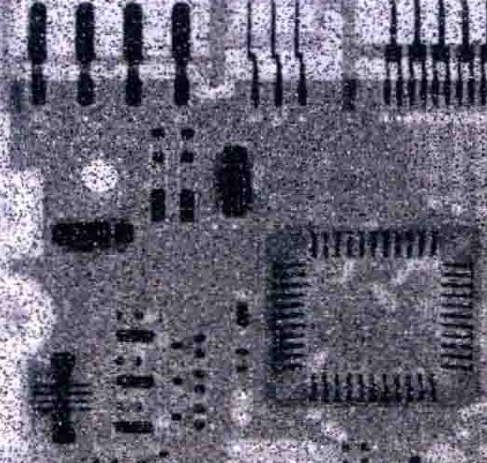
#> input picture picture/test11.png, 487 x 463 px, found by its file name
$ python '1.2均值化.py'
#> lines starting #> are read from the running program, lines starting #| are printed output that depends on the picture
from PIL import Image, ImageOps
import matplotlib.pyplot as plt
import numpy as np

plt.rcParams['font.sans-serif'] = ['SimHei']  # 设置中文字体为黑体
plt.rcParams['axes.unicode_minus'] = False  # 正确显示负号

image_path = r'test11.png'
image = Image.open(image_path).convert('L')
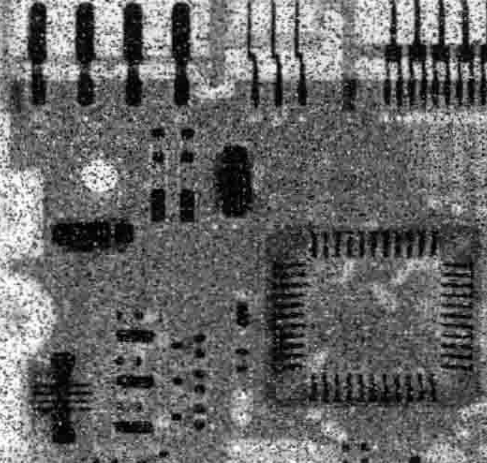
#> image: PIL image 487x463 L; min 0, max 255, mean 103.9

# 直方图均衡化
image_eq = ImageOps.equalize(image)
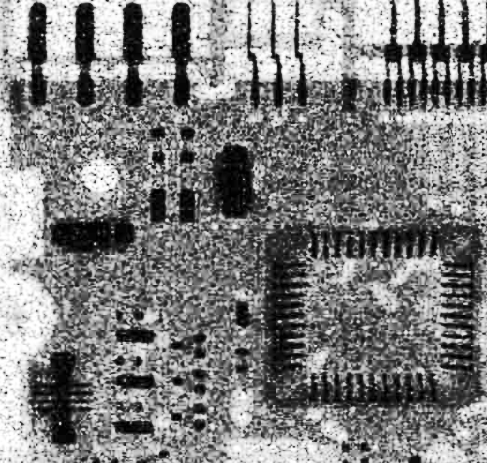
#> image_eq: PIL image 487x463 L; min 0, max 255, mean 126.8

# 获取两个图像的直方图数据
histogram = image.histogram()
#> histogram = 256 values, max 2501 at index 93, min 2 at index 0, mean 880.8
histogram_eq = image_eq.histogram()
#> histogram_eq = 256 values, max 2501 at index 109, min 0 at index 50, mean 880.8

# 创建一个2x2的子图布局
fig, ax = plt.subplots(2, 2, figsize=(10, 10))

# 显示原图
ax[0, 0].imshow(image, cmap='gray')
ax[0, 0].set_title('原始图像')
ax[0, 0].axis('off')  # 不显示坐标轴

# 显示均衡化后的图像
ax[0, 1].imshow(image_eq, cmap='gray')
ax[0, 1].set_title('均衡化后的图像')
ax[0, 1].axis('off')  # 不显示坐标轴

# 显示原图直方图
ax[1, 0].bar(range(256), histogram, width=1)
ax[1, 0].set_title('原始图像的直方图')
ax[1, 0].set_xlim([0, 255])  # 设置x轴的范围

# 显示均衡化后的直方图
ax[1, 1].bar(range(256), histogram_eq, width=1)
ax[1, 1].set_title('均衡化后的直方图')
ax[1, 1].set_xlim([0, 255])  # 设置x轴的范围

# 调整子图间距
plt.tight_layout()
plt.show()
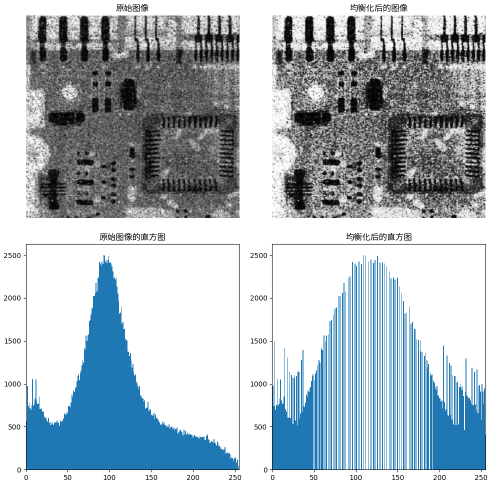
#> figure drawn by matplotlib, 4 panels; panel 3: tallest bar 2501 high, from x = 92.5 to 93.5; panel 4: tallest bar 2501 high, from x = 108.5 to 109.5

$ run again, with picture/test1.png copied over picture/test11.png
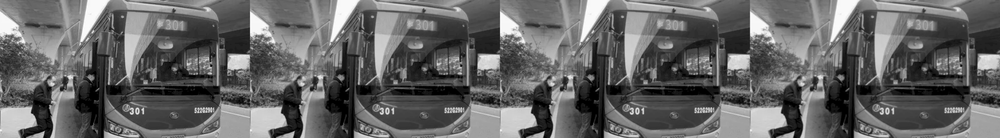
#> input picture picture/test1.png, 1000 x 138 px, shrunk from 4504 x 621 before the run, found by its file name
#> image is the input picture: PIL image 1000x138 L; min 0, max 255, mean 101.3
#> `image_eq = ImageOps.equalize(image)`:
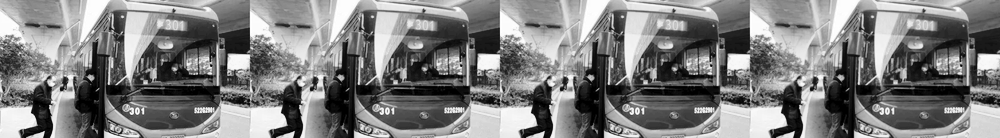
#> image_eq: PIL image 1000x138 L; min 0, max 255, mean 126.8
#> histogram = 256 values, max 2113 at index 0, min 6 at index 254, mean 539.1
#> histogram_eq = 256 values, max 2113 at index 0, min 0 at index 1, mean 539.1
#> `plt.show()`:
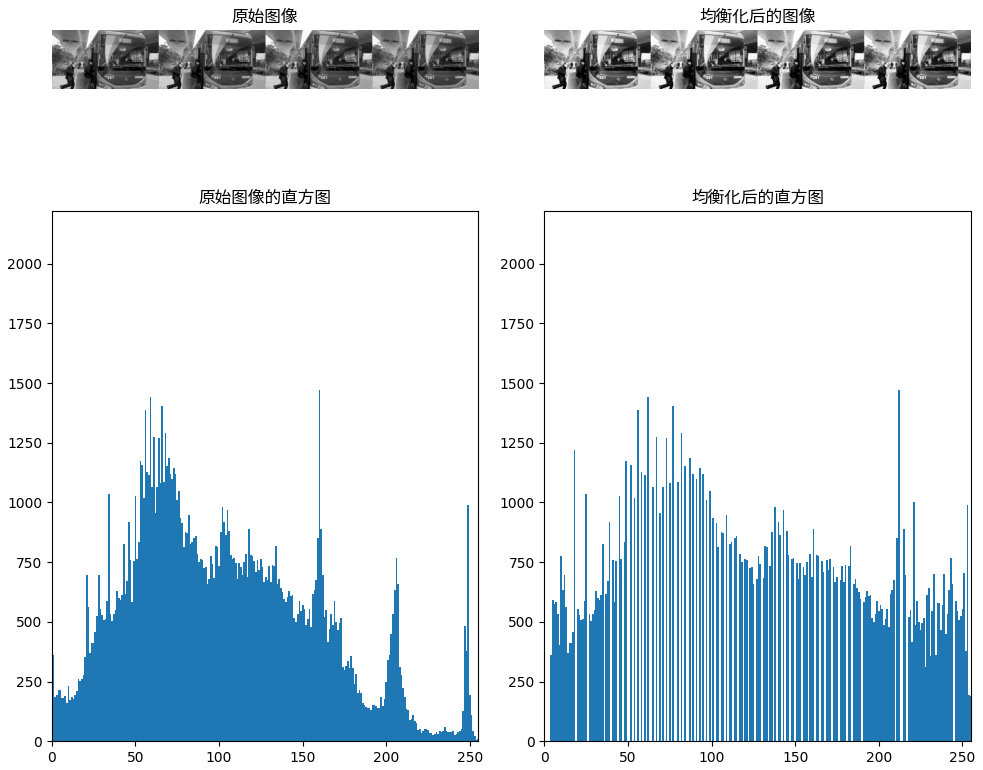
#> figure drawn by matplotlib, 4 panels; panel 3: tallest bar 2113 high, from x = -0.5 to 0.5; panel 4: tallest bar 2113 high, from x = -0.5 to 0.5

$ run again, with picture/test10.png copied over picture/test11.png
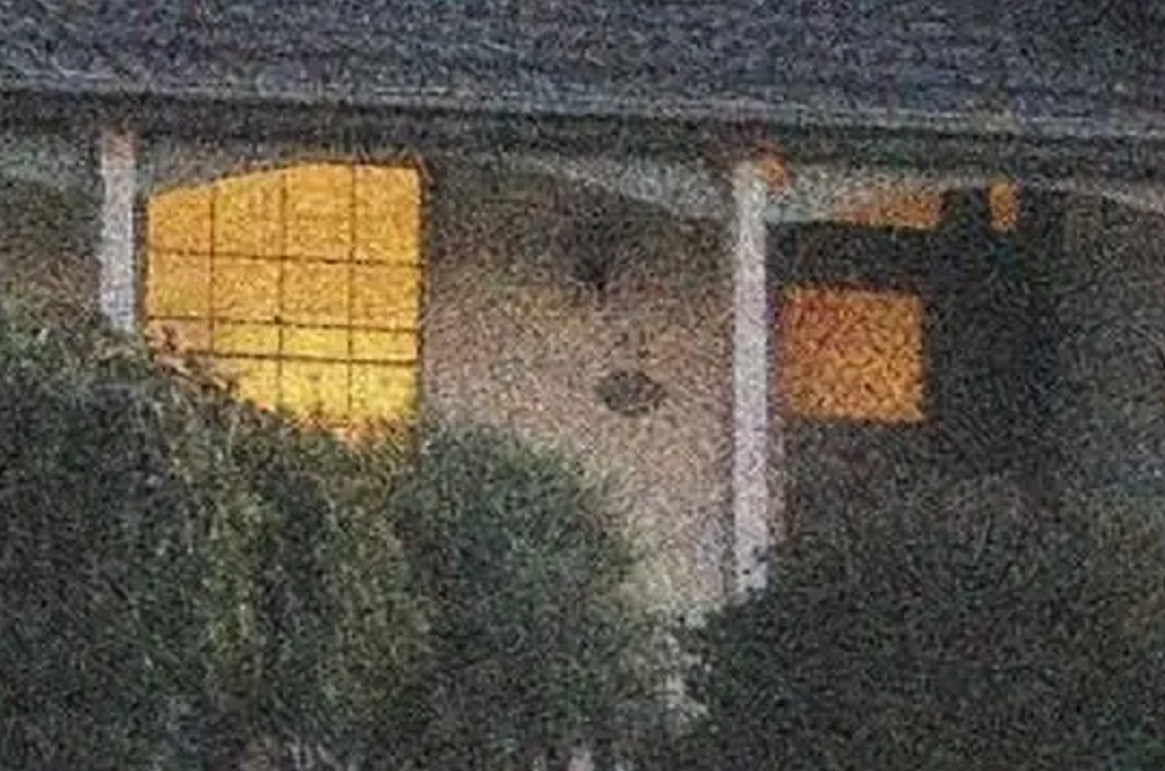
#> input picture picture/test10.png, 1165 x 771 px, found by its file name
#> `image_eq = ImageOps.equalize(image)`:
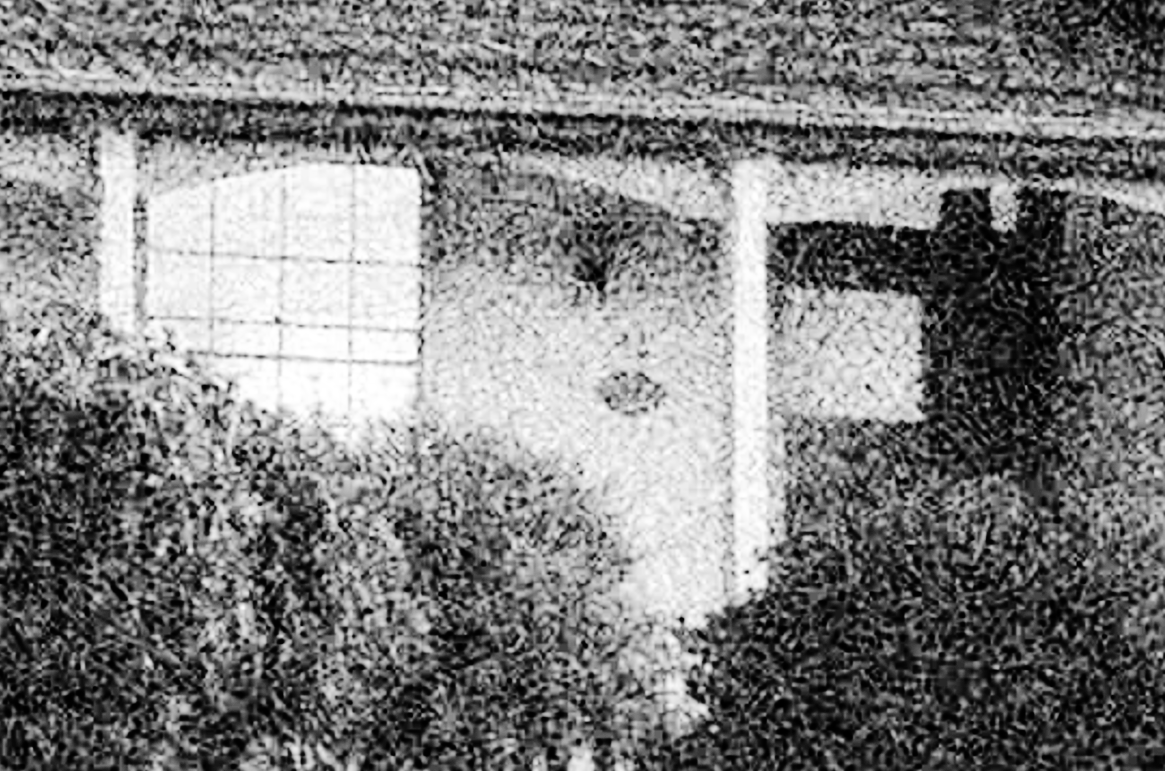
#> image_eq: PIL image 1165x771 L; min 0, max 255, mean 126.2
#> histogram = 256 values, max 14804 at index 57, min 0 at index 0, mean 3508.7
#> histogram_eq = 256 values, max 14804 at index 69, min 0 at index 7, mean 3508.7
#> `plt.show()`:
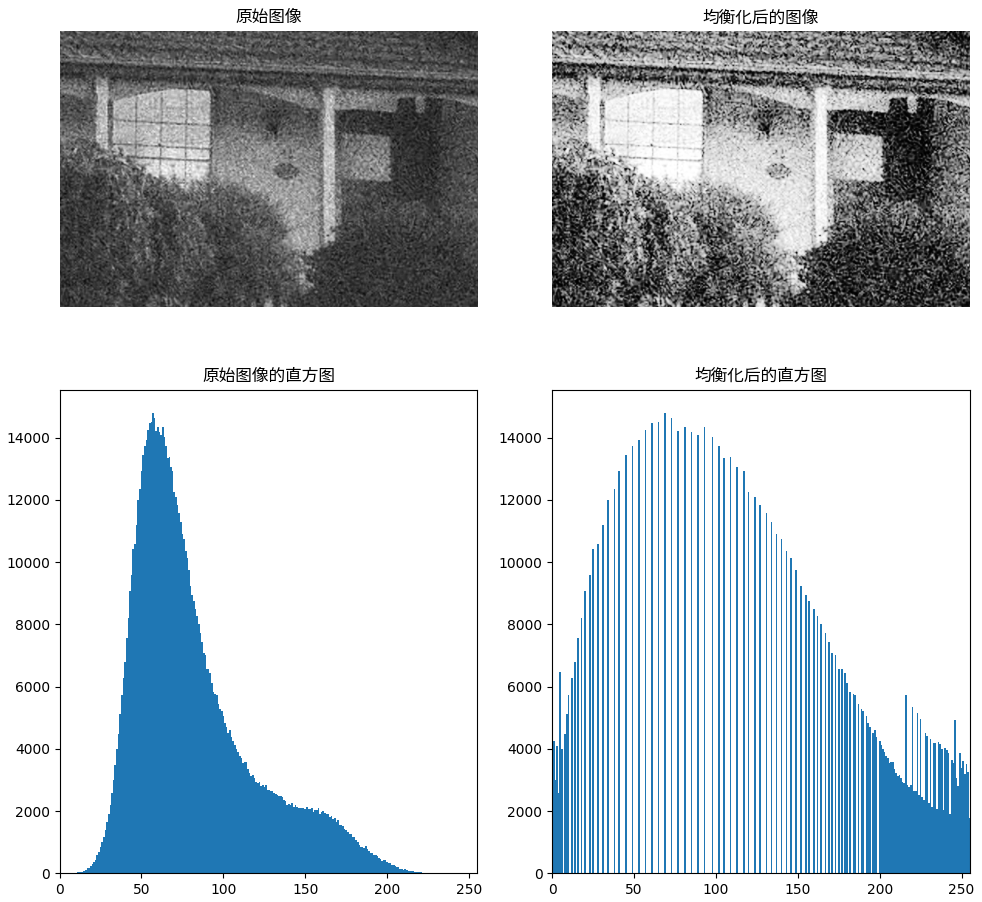
#> figure drawn by matplotlib, 4 panels; panel 3: tallest bar 14804 high, from x = 56.5 to 57.5; panel 4: tallest bar 14804 high, from x = 68.5 to 69.5

$ run again, with picture/test2.png copied over picture/test11.png
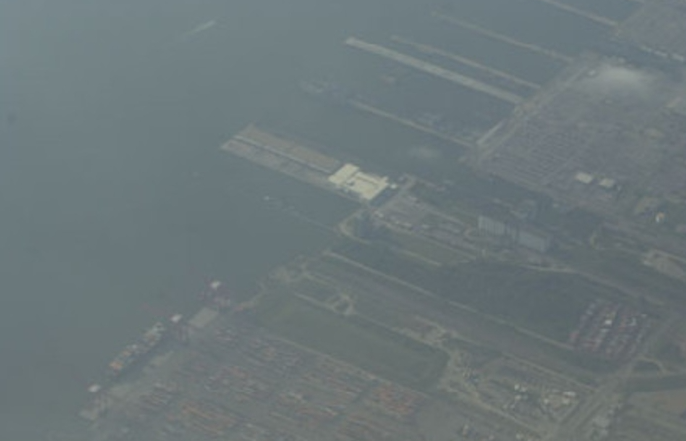
#> input picture picture/test2.png, 686 x 441 px, found by its file name
#> `image_eq = ImageOps.equalize(image)`:
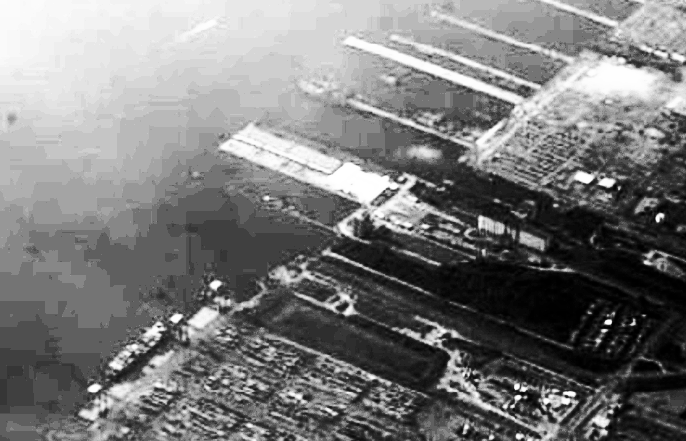
#> image_eq: PIL image 686x441 L; min 0, max 255, mean 122.1
#> histogram = 256 values, max 24702 at index 115, min 0 at index 0, mean 1181.7
#> histogram_eq = 256 values, max 24702 at index 95, min 0 at index 3, mean 1181.7
#> `plt.show()`:
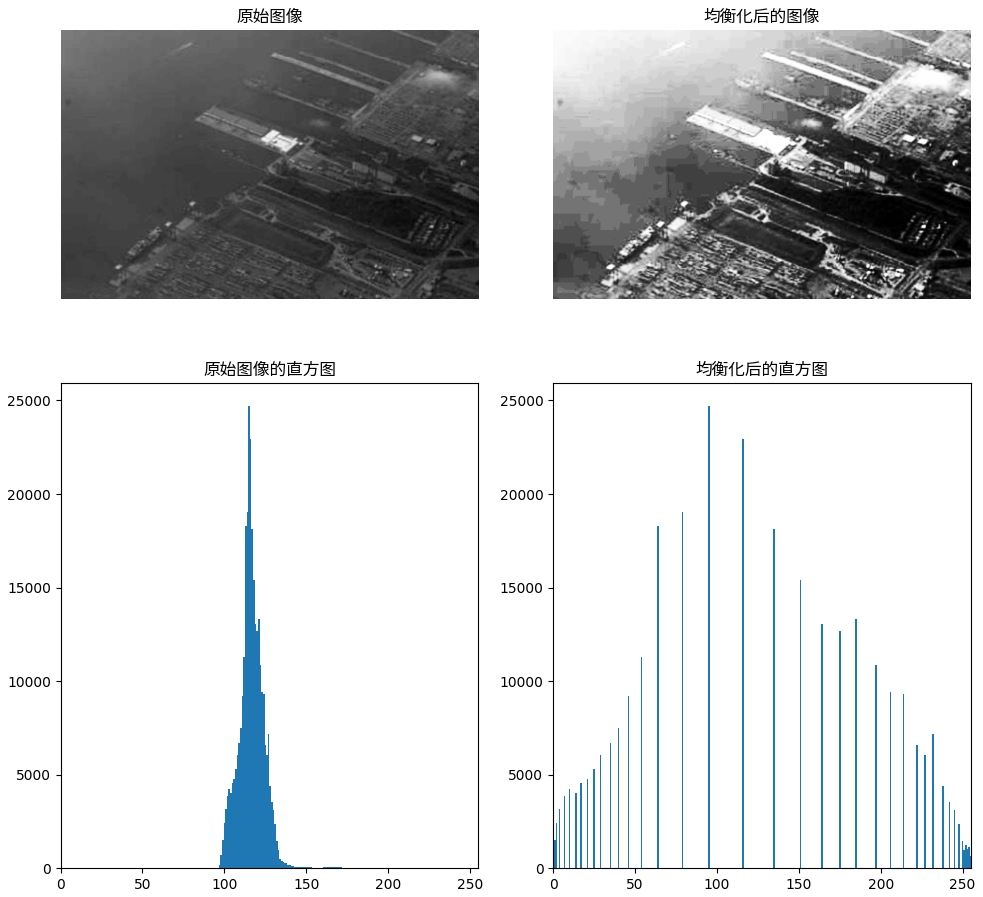
#> figure drawn by matplotlib, 4 panels; panel 3: tallest bar 24702 high, from x = 114.5 to 115.5; panel 4: tallest bar 24702 high, from x = 94.5 to 95.5
